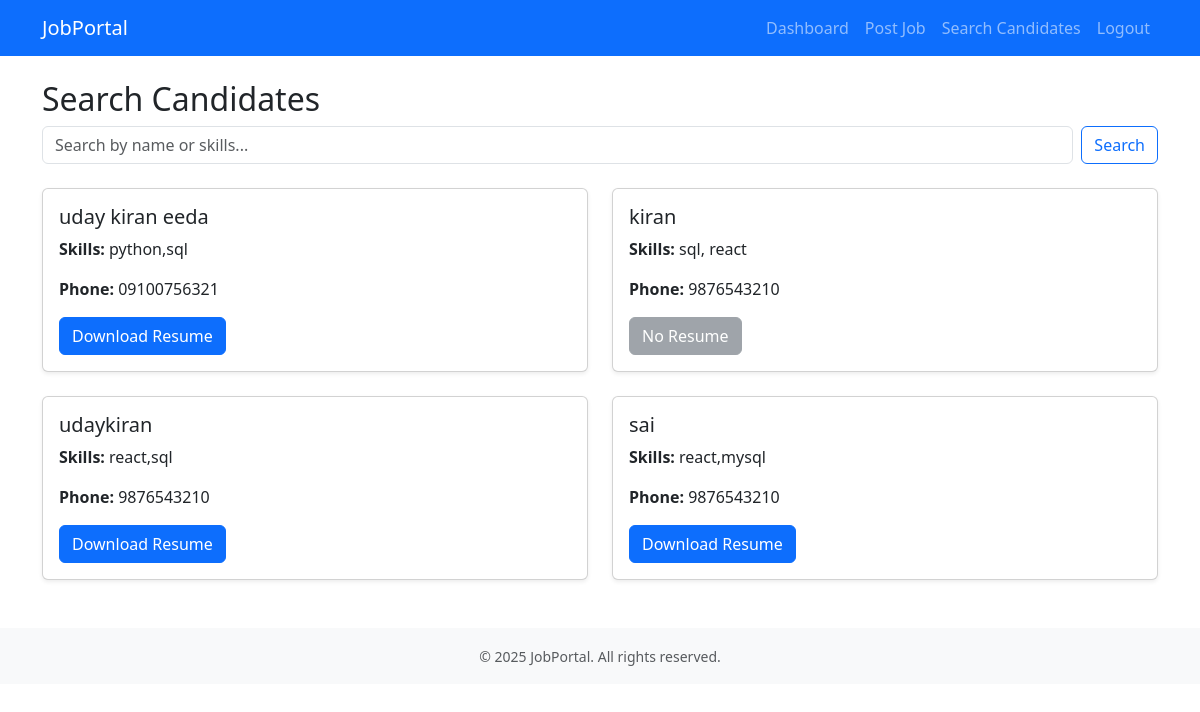
The page /recruiter/search_candidates (signed in) on the database as committed earlier.
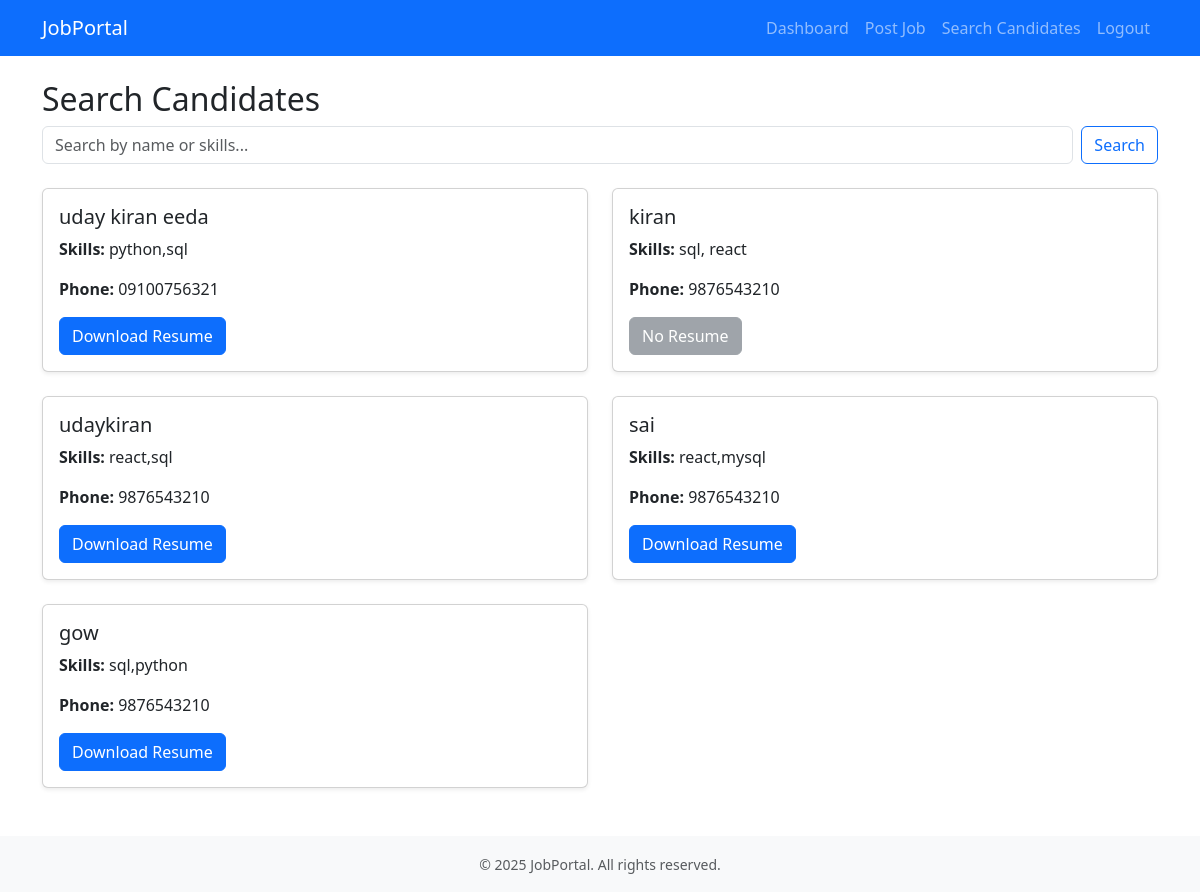
The same page on the database as committed later.
### app.py (models this page shows)
class Candidate(db.Model):
    id = db.Column(db.Integer, primary_key=True)
    user_id = db.Column(db.Integer, db.ForeignKey('user.id'), unique=True)
    full_name = db.Column(db.String(100), nullable=False)
    phone = db.Column(db.String(20))
    skills = db.Column(db.Text)
    resume_filename = db.Column(db.String(200))
    created_at = db.Column(db.DateTime, default=datetime.utcnow)
    applications = db.relationship('Application', backref='candidate', lazy=True)

### app.py (the view)
@app.route('/recruiter/search_candidates')
@login_required
@role_required('recruiter')
def search_candidates():
    query = request.args.get('q', '')
    candidates = []
    if query:
        candidates = Candidate.query.filter(
            or_(
                Candidate.full_name.ilike(f'%{query}%'),
                Candidate.skills.ilike(f'%{query}%')
            )
        ).all()
    else:
        candidates = Candidate.query.all()
    return render_template('search_candidates.html', candidates=candidates, query=query)

### app.py (called while the page is built)
def role_required(role):
    def decorator(f):
        @wraps(f)
        def decorated_function(*args, **kwargs):
            if not current_user.is_authenticated or current_user.role != role:
                flash('Access denied.', 'danger')
                return redirect(url_for('dashboard'))
            return f(*args, **kwargs)
        return decorated_function
    return decorator

@login_manager.user_loader
def load_user(user_id):
    return User.query.get(int(user_id))

### templates/search_candidates.html
{% extends "base.html" %}
{% block content %}
<h2>Search Candidates</h2>
<form class="d-flex mb-4" action="{{ url_for('search_candidates') }}" method="GET">
    <input class="form-control me-2" type="search" name="q" placeholder="Search by name or skills..."
        value="{{ query }}" aria-label="Search">
    <button class="btn btn-outline-primary" type="submit">Search</button>
</form>
<div class="row">
    {% for candidate in candidates %}
    <div class="col-md-6 mb-4">
        <div class="card h-100 shadow-sm">
            <div class="card-body">
                <h5 class="card-title">{{ candidate.full_name }}</h5>
                <p class="card-text"><strong>Skills:</strong> {{ candidate.skills or 'Not specified' }}</p>
                <p class="card-text"><strong>Phone:</strong> {{ candidate.phone or 'Not provided' }}</p>
                {% if candidate.resume_filename %}
                <a href="{{ url_for('download_resume', candidate_id=candidate.id) }}" class="btn btn-primary">Download
                    Resume</a>
                {% else %}
                <button class="btn btn-secondary" disabled>No Resume</button>
                {% endif %}
            </div>
        </div>
    </div>
    {% else %}
    <div class="col-12">
        <div class="alert alert-info">No candidates found.</div>
    </div>
    {% endfor %}
</div>
{% endblock %}

Rows that differ between the two databases and show on the page:
added Candidate: full_name "gow", skills "sql,python", phone "9876543210"
